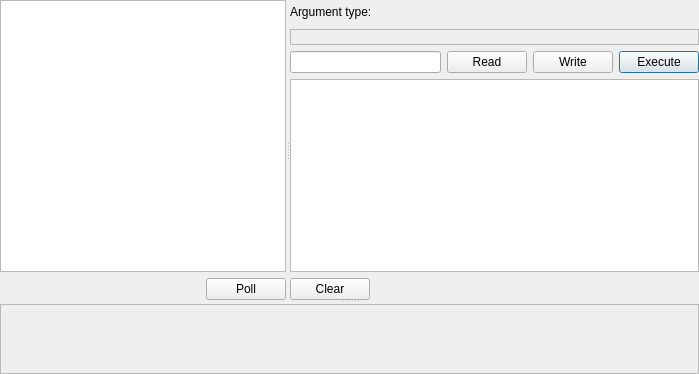
<?xml version="1.0" encoding="UTF-8"?>
<ui version="4.0">
 <class>Form</class>
 <widget class="QWidget" name="Form">
  <property name="geometry">
   <rect>
    <x>0</x>
    <y>0</y>
    <width>699</width>
    <height>374</height>
   </rect>
  </property>
  <property name="minimumSize">
   <size>
    <width>0</width>
    <height>300</height>
   </size>
  </property>
  <property name="windowTitle">
   <string>Form</string>
  </property>
  <layout class="QVBoxLayout" name="verticalLayout_3">
   <property name="margin">
    <number>0</number>
   </property>
   <item>
    <widget class="QSplitter" name="splitter_2">
     <property name="orientation">
      <enum>Qt::Vertical</enum>
     </property>
     <widget class="QSplitter" name="splitter">
      <property name="sizePolicy">
       <sizepolicy hsizetype="Expanding" vsizetype="Expanding">
        <horstretch>0</horstretch>
        <verstretch>3</verstretch>
       </sizepolicy>
      </property>
      <property name="orientation">
       <enum>Qt::Horizontal</enum>
      </property>
      <widget class="QWidget" name="layoutWidget">
       <layout class="QVBoxLayout" name="verticalLayout_2">
        <item>
         <widget class="QListWidget" name="actionListWidget">
          <property name="sizePolicy">
           <sizepolicy hsizetype="Expanding" vsizetype="Expanding">
            <horstretch>0</horstretch>
            <verstretch>0</verstretch>
           </sizepolicy>
          </property>
          <property name="frameShape">
           <enum>QFrame::StyledPanel</enum>
          </property>
         </widget>
        </item>
        <item>
         <layout class="QHBoxLayout" name="horizontalLayout_2">
          <item>
           <spacer name="horizontalSpacer">
            <property name="orientation">
             <enum>Qt::Horizontal</enum>
            </property>
            <property name="sizeHint" stdset="0">
             <size>
              <width>40</width>
              <height>20</height>
             </size>
            </property>
           </spacer>
          </item>
          <item>
           <widget class="QPushButton" name="pollBtn">
            <property name="text">
             <string>Poll</string>
            </property>
            <property name="icon">
             <iconset resource="../../res/quango.qrc">
              <normaloff>:/system-monitor.png</normaloff>:/system-monitor.png</iconset>
            </property>
            <property name="checkable">
             <bool>true</bool>
            </property>
           </widget>
          </item>
         </layout>
        </item>
       </layout>
      </widget>
      <widget class="QWidget" name="layoutWidget">
       <layout class="QVBoxLayout" name="verticalLayout">
        <item>
         <layout class="QHBoxLayout" name="horizontalLayout_4">
          <item>
           <widget class="QLabel" name="argTypeLabel">
            <property name="text">
             <string>Argument type:</string>
            </property>
           </widget>
          </item>
          <item>
           <widget class="QToolButton" name="helpBtn">
            <property name="text">
             <string/>
            </property>
            <property name="icon">
             <iconset resource="../../res/quango.qrc">
              <normaloff>:/question-octagon.png</normaloff>:/question-octagon.png</iconset>
            </property>
            <property name="checkable">
             <bool>true</bool>
            </property>
            <property name="autoRaise">
             <bool>true</bool>
            </property>
           </widget>
          </item>
         </layout>
        </item>
        <item>
         <widget class="QLabel" name="helpLbl">
          <property name="frameShape">
           <enum>QFrame::StyledPanel</enum>
          </property>
          <property name="frameShadow">
           <enum>QFrame::Sunken</enum>
          </property>
          <property name="text">
           <string/>
          </property>
          <property name="wordWrap">
           <bool>true</bool>
          </property>
          <property name="margin">
           <number>4</number>
          </property>
         </widget>
        </item>
        <item>
         <layout class="QHBoxLayout" name="horizontalLayout">
          <item>
           <widget class="HistoryLineEdit" name="arginLineEdit"/>
          </item>
          <item>
           <widget class="QPushButton" name="readBtn">
            <property name="text">
             <string>Read</string>
            </property>
           </widget>
          </item>
          <item>
           <widget class="QPushButton" name="writeBtn">
            <property name="text">
             <string>Write</string>
            </property>
           </widget>
          </item>
          <item>
           <widget class="QPushButton" name="execBtn">
            <property name="text">
             <string>Execute</string>
            </property>
            <property name="autoDefault">
             <bool>true</bool>
            </property>
            <property name="default">
             <bool>true</bool>
            </property>
           </widget>
          </item>
         </layout>
        </item>
        <item>
         <widget class="QTextBrowser" name="outputTextBrowser">
          <property name="font">
           <font>
            <family>Monospace</family>
           </font>
          </property>
          <property name="readOnly">
           <bool>true</bool>
          </property>
          <property name="textInteractionFlags">
           <set>Qt::LinksAccessibleByMouse|Qt::TextSelectableByKeyboard|Qt::TextSelectableByMouse</set>
          </property>
          <property name="openExternalLinks">
           <bool>false</bool>
          </property>
          <property name="openLinks">
           <bool>false</bool>
          </property>
         </widget>
        </item>
        <item>
         <layout class="QHBoxLayout" name="horizontalLayout_3">
          <item>
           <widget class="QPushButton" name="clearBtn">
            <property name="text">
             <string>Clear</string>
            </property>
            <property name="icon">
             <iconset resource="../../res/quango.qrc">
              <normaloff>:/broom.png</normaloff>:/broom.png</iconset>
            </property>
           </widget>
          </item>
          <item>
           <spacer name="horizontalSpacer_2">
            <property name="orientation">
             <enum>Qt::Horizontal</enum>
            </property>
            <property name="sizeHint" stdset="0">
             <size>
              <width>40</width>
              <height>20</height>
             </size>
            </property>
           </spacer>
          </item>
         </layout>
        </item>
       </layout>
      </widget>
     </widget>
     <widget class="QScrollArea" name="pollArea">
      <property name="sizePolicy">
       <sizepolicy hsizetype="Expanding" vsizetype="Expanding">
        <horstretch>0</horstretch>
        <verstretch>2</verstretch>
       </sizepolicy>
      </property>
      <property name="widgetResizable">
       <bool>true</bool>
      </property>
      <widget class="QWidget" name="scrollAreaWidgetContents">
       <property name="geometry">
        <rect>
         <x>0</x>
         <y>0</y>
         <width>693</width>
         <height>81</height>
        </rect>
       </property>
       <layout class="QVBoxLayout" name="verticalLayout_4">
        <item>
         <spacer name="verticalSpacer">
          <property name="orientation">
           <enum>Qt::Vertical</enum>
          </property>
          <property name="sizeHint" stdset="0">
           <size>
            <width>20</width>
            <height>40</height>
           </size>
          </property>
         </spacer>
        </item>
       </layout>
      </widget>
     </widget>
    </widget>
   </item>
  </layout>
 </widget>
 <customwidgets>
  <customwidget>
   <class>HistoryLineEdit</class>
   <extends>QLineEdit</extends>
   <header>quango.widgets.h</header>
  </customwidget>
 </customwidgets>
 <resources>
  <include location="../../res/quango.qrc"/>
 </resources>
 <connections/>
</ui>
